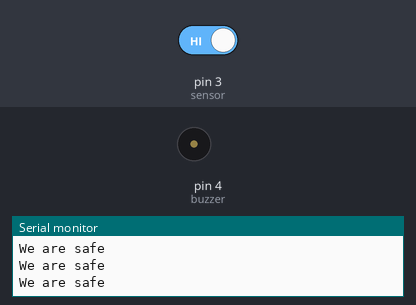
A sketch run on a simulated Arduino Uno, built with avr-gcc and run on an emulated ATmega328P. Shown: buzzer (waves = sounding, pin HIGH), the last lines printed to the serial monitor. The inputs (shaded band) are chosen by the test bench; at power-on: pin 3 (sensor) HIGH.

Above: at 2.8 s.
2.9 s: pin 3 (sensor) driven LOW
At 4.2 s:
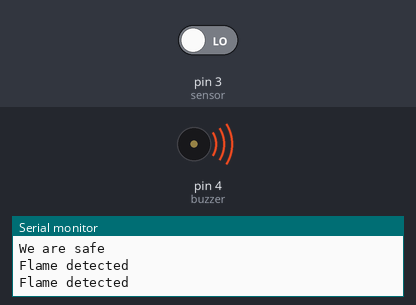
4.5 s: pin 3 (sensor) driven HIGH
At 5.9 s:
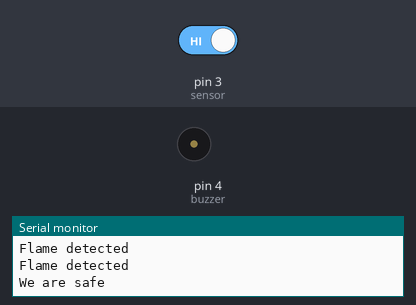
Timing chart, 0 to 7.5 s (numbered marks = the images above; inputs shaded):
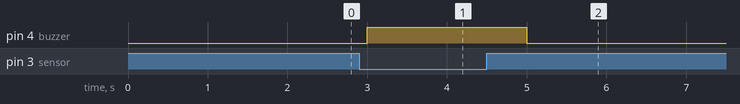

Measured:
- after the input at 2.9 s, pin 4 (buzzer): LOW → HIGH after 0.10 s
- after the input at 4.5 s, pin 4 (buzzer): HIGH → LOW after 0.50 s

The sketch:

Fire_Alarm_System.ino
```cpp
int buzzer = 4, sensor = 3;
int sensordata=1;

void setup() {
  // put your setup code here, to run once:
pinMode(sensor,INPUT);
pinMode(buzzer,OUTPUT);
Serial.begin(9600);

}

void loop() {
  // put your main code here, to run repeatedly:
  sensordata = digitalRead(sensor);
  digitalWrite(buzzer,LOW);
if (sensordata== 0){
  digitalWrite(buzzer,HIGH);
  Serial.println("Flame detected");


}

else if (sensordata==1){
  digitalWrite(buzzer,LOW);
  Serial.println("We are safe");
}
delay(1000);
}
```
